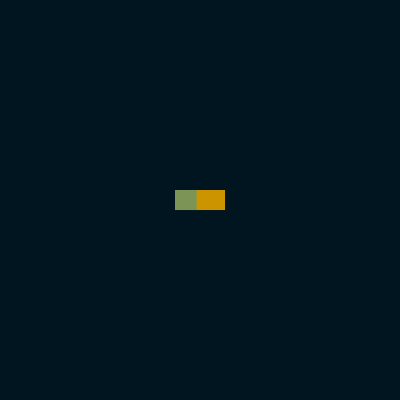
Frame 1 (no input)
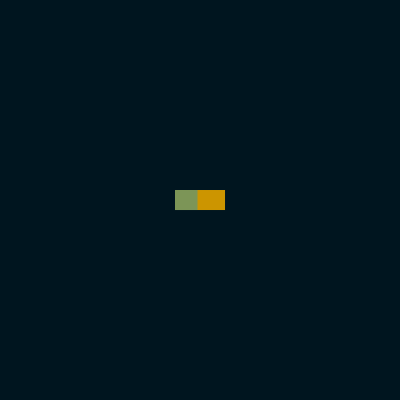
Frame 60 (the mouse pressed at the canvas centre just before this capture)
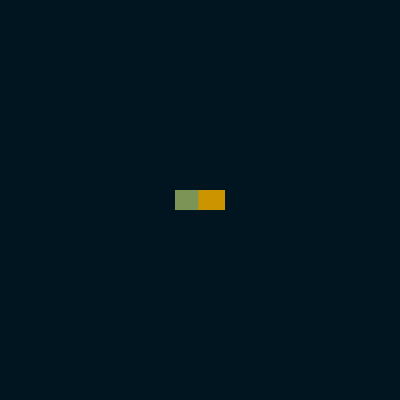
Frame 120 (the mouse held since frame 60 and released just before this capture)

The Processing sketch that drew these frames (run headless with seeded random() and noise(); from frame 60 on, the mouse is pressed at the canvas centre):

// Processing sketch: processing_5493
// ── processing_5493.pde

int x=0;

void setup(){
  size(400, 400);
  smooth();
  colorMode(HSB, 360, 100, 100);
}


void draw(){
  
int h=hour();
int m=minute();
int s=second();
  
  if(h>=12){
    background(200, 100, 100-4.15*h);
  }else{
    background(200, 100, 0+4.15*h);
  }

  
  if(keyPressed==true){
    
 stroke(200, 50, 40);
 line(0, 100, 400, 100);
 strokeWeight(3);
 line(0, 200, 400, 200);
 strokeWeight(1);
 line(0, 300, 400, 300);
 
 line(100, 0, 100, 400);
  strokeWeight(3);
 line(200, 0, 200, 400);
  strokeWeight(1);
 line(300, 0, 300, 400);
  noStroke();
}
  
  
  if(m<1){//makes it so that minute bar is still visible on even-hour times
    m=1;
  }
  
    if(h<=1){//makes it so that hour bar is still visible from midnight to 1am
    h=1;
  }
  
  
   fill(44, 100, 80);
  noStroke();
  
  float cx=(.5*width)-8.33*h;
  float cy=(.5*height)-3.33*m;
  float tw=16.67*h;
  float th=6.67*m;
  
  rect(cx, cy, tw, th);
  
    noStroke();
   if(h>=12){
 fill(200, 100, 0+4.15*h);
  }else{
    fill(200, 100, 100-4.15*h, 100);
  }
  
  float sw=tw/60;
  
  rect(cx, cy, s*sw, th);

}
